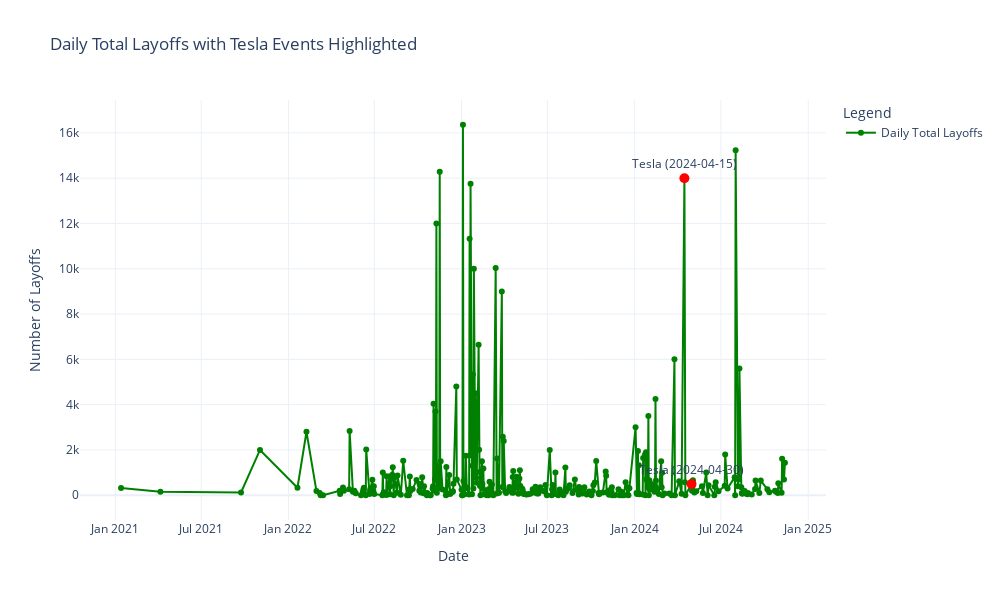

The notebook cell this image was saved under:
### Code cell
import plotly.graph_objects as go

# 创建总裁员人数的折线图
fig = go.Figure()

# 添加总裁员人数的折线
fig.add_trace(go.Scatter(
    x=daily_totals.index,
    y=daily_totals.values,
    mode='lines+markers',
    name='Daily Total Layoffs',
    line=dict(color='green', width=2),
    marker=dict(size=6)
))

# 添加 Tesla 数据点
for _, row in tesla_layoffs.iterrows():
    fig.add_trace(go.Scatter(
        x=[row['Date']],
        y=[row['# Laid Off']],
        mode='markers+text',
        name=f'Tesla Layoff ({row["Date"].date()})',
        text=f'Tesla ({row["Date"].date()})',
        textposition="top center",
        marker=dict(color='red', size=10, symbol='circle'),
        showlegend=False  # 避免重复图例
    ))

# 图表布局设置
fig.update_layout(
    title='Daily Total Layoffs with Tesla Events Highlighted',
    xaxis_title='Date',
    yaxis_title='Number of Layoffs',
    legend_title='Legend',
    template='plotly_white',
    height=600,
    width=1000
)

# 展示交互式图表
fig.show()

# 保存为 HTML 文件
fig.write_html("daily_total_layoffs with Tesla.html")

### Figure 1 — Plotly figure (JSON) as saved in the notebook; plotly's stock layout.template omitted (floating-point values rounded to 4 significant figures; data arrays with more than 128 entries replaced by an {"elided": "..."} marker saying what was removed)
{"data": [{"line": {"color": "green", "width": 2}, "marker": {"size": 6}, "mode": "lines+markers", "name": "Daily Total Layoffs", "type": "scatter", "x": {"elided": "332 str values"}, "y": {"elided": "332 int values"}}, {"marker": {"color": "red", "size": 10, "symbol": "circle"}, "mode": "markers+text", "name": "Tesla Layoff (2022-06-03)", "showlegend": false, "text": "Tesla (2022-06-03)", "textposition": "top center", "type": "scatter", "x": ["2022-06-03T00:00:00"], "y": [null]}, {"marker": {"color": "red", "size": 10, "symbol": "circle"}, "mode": "markers+text", "name": "Tesla Layoff (2024-04-30)", "showlegend": false, "text": "Tesla (2024-04-30)", "textposition": "top center", "type": "scatter", "x": ["2024-04-30T00:00:00"], "y": [500]}, {"marker": {"color": "red", "size": 10, "symbol": "circle"}, "mode": "markers+text", "name": "Tesla Layoff (2024-04-15)", "showlegend": false, "text": "Tesla (2024-04-15)", "textposition": "top center", "type": "scatter", "x": ["2024-04-15T00:00:00"], "y": [14000]}], "layout": {"height": 600, "legend": {"title": {"text": "Legend"}}, "title": {"text": "Daily Total Layoffs with Tesla Events Highlighted"}, "width": 1000, "xaxis": {"autorange": true, "range": ["2020-10-18 07:51:13.0101", "2025-02-07 16:08:46.9899"], "title": {"text": "Date"}, "type": "date"}, "yaxis": {"autorange": true, "range": [-1093.0, 17450.0], "title": {"text": "Number of Layoffs"}, "type": "linear"}}}
